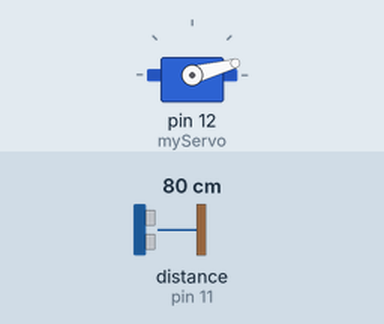
Recording of a sketch running on a simulated Arduino Uno, built with avr-gcc and run on an emulated ATmega328P. Parts: servo. Wiring (inferred from the names in the program): ultrasonic range finder: trigger pin 10; echo pin 11. The inputs (shaded band) are chosen by the test bench; at power-on: distance to the obstacle (sensor on pin 11) 80 cm. The echo pulse lasts 58.3 µs per cm; what the sketch prints to the serial monitor is not drawn.

Above: at 0.01 s.
1.3 s: distance to the obstacle (sensor on pin 11) set to 2 cm
At 2.2 s:
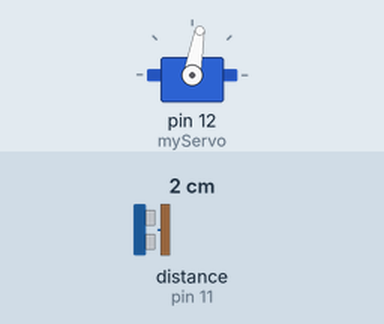
4.3 s: distance to the obstacle (sensor on pin 11) set to 250 cm
At 5.09 s:
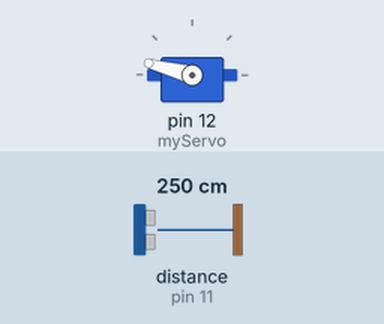
7.3 s: distance to the obstacle (sensor on pin 11) set to 299 cm
10.3 s: distance to the obstacle (sensor on pin 11) set to 120 cm
Timing chart, 0 to 14.3 s (numbered marks = the images above; inputs shaded):
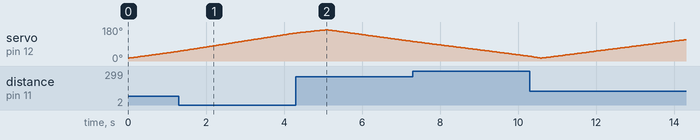

The sketch:

Radar.ino
```cpp
// Inckuyendo libreria del Servo
#include <Servo.h>

// Definiendo los pines del Ultrasonido
const int trigPin = 10;
const int echoPin = 11;
// Variables para la duración y distancia
long duration;
int distance;

Servo myServo; // Creamos un objeto para controlar el Servo

void setup() {
  pinMode(trigPin, OUTPUT);
  pinMode(echoPin, INPUT);
  Serial.begin(9600);
  myServo.attach(12); // Defines el pin del Servo
}
void loop() {
  // rRotar el servo motor desde 15 a 165 grados
  for(int i=15;i<=165;i++){
  myServo.write(i);
  delay(30);
  distance = calculateDistance();// Llamamos a la función para calcular la distancia medida por el Ultrasonido en cada grado

  Serial.print(i); // Envía el grado actual al puerto serie
  Serial.print(","); // Envía un carácter de adición justo al lado del valor anterior necesario más adelante en el IDE de procesamiento para la indexación
  Serial.print(distance); //Envía el valor de la distancia al puerto serie
  Serial.print("."); // Envía un carácter de punto justo al lado del valor anterior necesario más adelante en el IDE de procesamiento para la indexación
  }
  // Repite las líneas anteriores de 165 a 15 grados
  for(int i=165;i>15;i--){
  myServo.write(i);
  delay(20);
  distance = calculateDistance();
  Serial.print(i);
  Serial.print(",");
  Serial.print(distance);
  Serial.print(".");
  }
}
// Función para calcular la distancia medida por el sensor ultrasónico
int calculateDistance(){

  digitalWrite(trigPin, LOW);
  delayMicroseconds(20);
  // Establece el trigPin en estado ALTO durante 10 microsegundos
  digitalWrite(trigPin, HIGH);
  delayMicroseconds(10);
  digitalWrite(trigPin, LOW);
  duration = pulseIn(echoPin, HIGH); // Lee el echoPin, devuelve el tiempo de viaje de la onda de sonido en microsegundos
  distance= duration*0.034/2;
  return distance;
}
```
